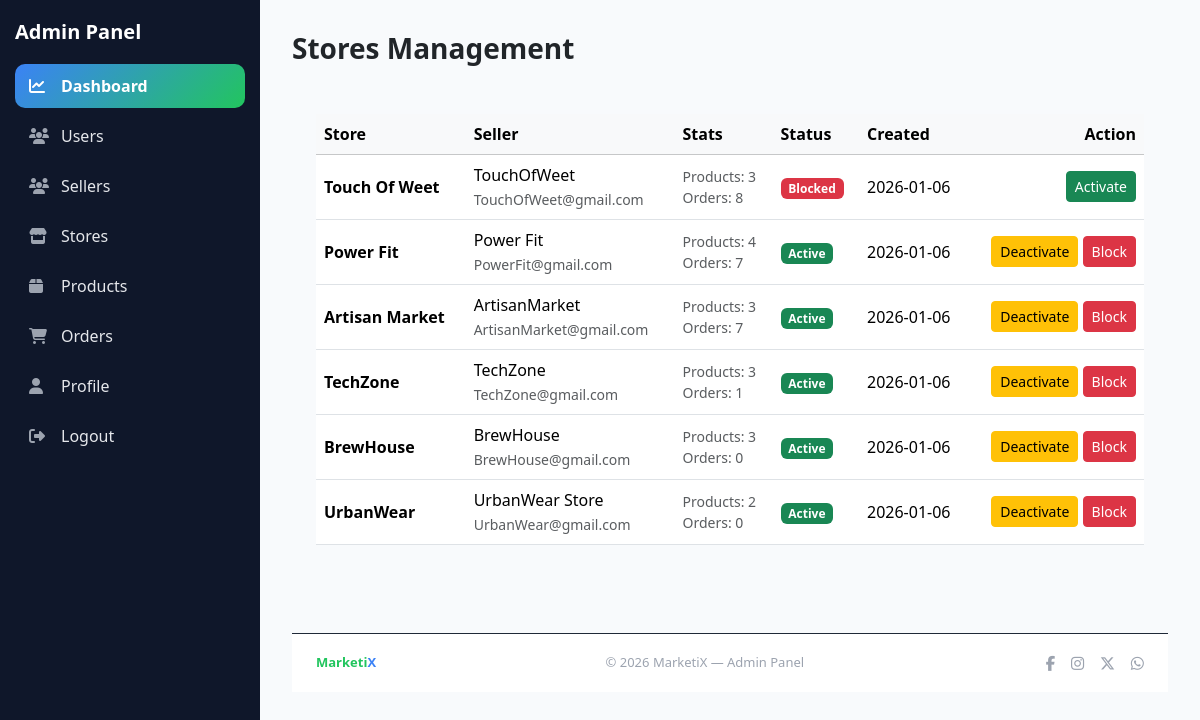
The page /views/admin/stores.php (signed in) on the database its author committed.
### tables this page shows
CREATE TABLE `stores` (
  `store_id` int(11) NOT NULL,
  `seller_id` int(11) NOT NULL,
  `store_name` varchar(150) NOT NULL,
  `store_description` text DEFAULT NULL,
  `store_image` varchar(255) DEFAULT NULL,
  `store_views` int(10) UNSIGNED NOT NULL DEFAULT 0,
  `store_status` enum('active','inactive','blocked') NOT NULL DEFAULT 'active',
  `created_at` timestamp NOT NULL DEFAULT current_timestamp()
);

### views/admin/stores.php (called while the page is built, shortened)
<?php
require_once $_SERVER['DOCUMENT_ROOT'] . '/MarketiX/app/bootstrap.php';
$controller = new AdminStoresController($pdo);
$stores = $controller->getStores();
require_once __DIR__ . '/layouts/layout.php';

### app/bootstrap.php (called while the page is built, shortened)
<?php
spl_autoload_register(function ($class) {
    $paths = [
        ROOT_PATH . '/app/controllers/',
        ROOT_PATH . '/app/models/',
        ROOT_PATH . '/app/middleware/',
    ];
    foreach ($paths as $path) {
        $file = $path . $class . '.php';
        if (file_exists($file)) {
            return;
        }
    }
}
);

### app/controllers/AdminStoresController.php (called while the page is built)
<?php
class AdminStoresController
{
    private PDO $pdo;
    public function __construct(PDO $pdo)
    {
        $this->pdo = $pdo;
    }
    public function getStores(): array
    {
        $stmt = $this->pdo->query("
            SELECT
                s.store_id,
                s.store_name,
                s.store_status,
                s.created_at,
                u.user_name   AS seller_name,
                u.user_email,
                u.user_status AS seller_status,
                (
                  SELECT COUNT(*)
                  FROM products p
                  WHERE p.store_id = s.store_id
                ) AS products_count,
                (
                  SELECT COUNT(DISTINCT o.order_id)
                  FROM orders o
                  JOIN order_items oi ON o.order_id = oi.order_id
                  JOIN products p2 ON oi.product_id = p2.product_id
                  WHERE p2.store_id = s.store_id
                ) AS orders_count
            FROM stores s
            JOIN sellers se ON s.seller_id = se.seller_id
            JOIN users u    ON se.user_id = u.user_id
            ORDER BY s.created_at DESC
        ");
        return $stmt->fetchAll(PDO::FETCH_ASSOC);
    }
}

### views/admin/pages/stores_content.php (the view, shortened to what this page needs)
<?php
$stores ??= [];
?>
<h3 class="fw-bold mb-4">Stores Management</h3>
<div class="card-custom p-4">
<?php if (empty($stores)): ?>
  <div class="alert alert-info">
    No stores found.
  </div>
<?php else: ?>
  <table class="table align-middle">
    <thead class="table-light">
      <tr>
        <th>Store</th>
        <th>Seller</th>
        <th>Stats</th>
        <th>Status</th>
        <th>Created</th>
        <th class="text-end">Action</th>
      </tr>
    </thead>
    <tbody>
    <?php foreach ($stores as $store): ?>
      <tr>
        <td>
          <strong><?= htmlspecialchars($store['store_name']) ?></strong>
        </td>
        <td>
          <?= htmlspecialchars($store['seller_name']) ?><br>
          <small class="text-muted"><?= htmlspecialchars($store['user_email']) ?></small>
        </td>
        <td>
          <small class="text-muted d-block">
            Products: <?= (int)$store['products_count'] ?>
          </small>
          <small class="text-muted d-block">
            Orders: <?= (int)$store['orders_count'] ?>
          </small>
        </td>
        <td>
          <?php
            $badge = match ($store['store_status']) {
              'active'   => 'success',
              'inactive' => 'warning',
              'blocked'  => 'danger',
              default    => 'secondary'
            };
          ?>
          <span class="badge bg-<?= $badge ?>">
            <?= ucfirst($store['store_status']) ?>
          </span>
        </td>
        <td>
          <?= date('Y-m-d', strtotime($store['created_at'])) ?>
        </td>
        <td class="text-end">
          <?php if ($store['store_status'] !== 'active' && $store['seller_status'] === 'active'): ?>
            <a href="actions/store_action.php?id=<?= (int)$store['store_id'] ?>&action=activate"
               class="btn btn-sm btn-success">
              Activate
            </a>
          <?php endif; ?>
          <?php if ($store['store_status'] === 'active'): ?>
            <a href="actions/store_action.php?id=<?= (int)$store['store_id'] ?>&action=deactivate"
               class="btn btn-sm btn-warning">
              Deactivate
            </a>
          <?php endif; ?>
          <?php if ($store['store_status'] !== 'blocked'): ?>
            <a href="actions/store_action.php?id=<?= (int)$store['store_id'] ?>&action=block"
               class="btn btn-sm btn-danger"
               onclick="return confirm('Block this store?')">
              Block
            </a>
          <?php endif; ?>
        </td>
      </tr>
    <?php endforeach; ?>
    </tbody>
  </table>
<?php endif; ?>
</div>

### views/admin/layouts/sidebar.php (style rules this page uses)
:root { --mx-green: #22c55e; --mx-blue: #3b82f6; --mx-dark: #0f172a; --mx-dark-2: #111827; --mx-border: #1f2937; --mx-text: #e5e7eb; --mx-muted: #9ca3af; }

### rows shown on the page
stores: store_name "Touch Of Weet", seller_name "TouchOfWeet", user_email "TouchOfWeet@gmail.com", products_count "3", orders_count "8", store_status "Blocked", created_at "2026-01-06"
stores: store_name "Power Fit", seller_name "Power Fit", user_email "PowerFit@gmail.com", products_count "4", orders_count "7", store_status "Active", created_at "2026-01-06"
stores: store_name "Artisan Market", seller_name "ArtisanMarket", user_email "ArtisanMarket@gmail.com", products_count "3", orders_count "7", store_status "Active", created_at "2026-01-06"
stores: store_name "TechZone", seller_name "TechZone", user_email "TechZone@gmail.com", products_count "3", orders_count "1", store_status "Active", created_at "2026-01-06"
stores: store_name "BrewHouse", seller_name "BrewHouse", user_email "BrewHouse@gmail.com", products_count "3", orders_count "0", store_status "Active", created_at "2026-01-06"
stores: store_name "UrbanWear", seller_name "UrbanWear Store", user_email "UrbanWear@gmail.com", products_count "2", orders_count "0", store_status "Active", created_at "2026-01-06"
